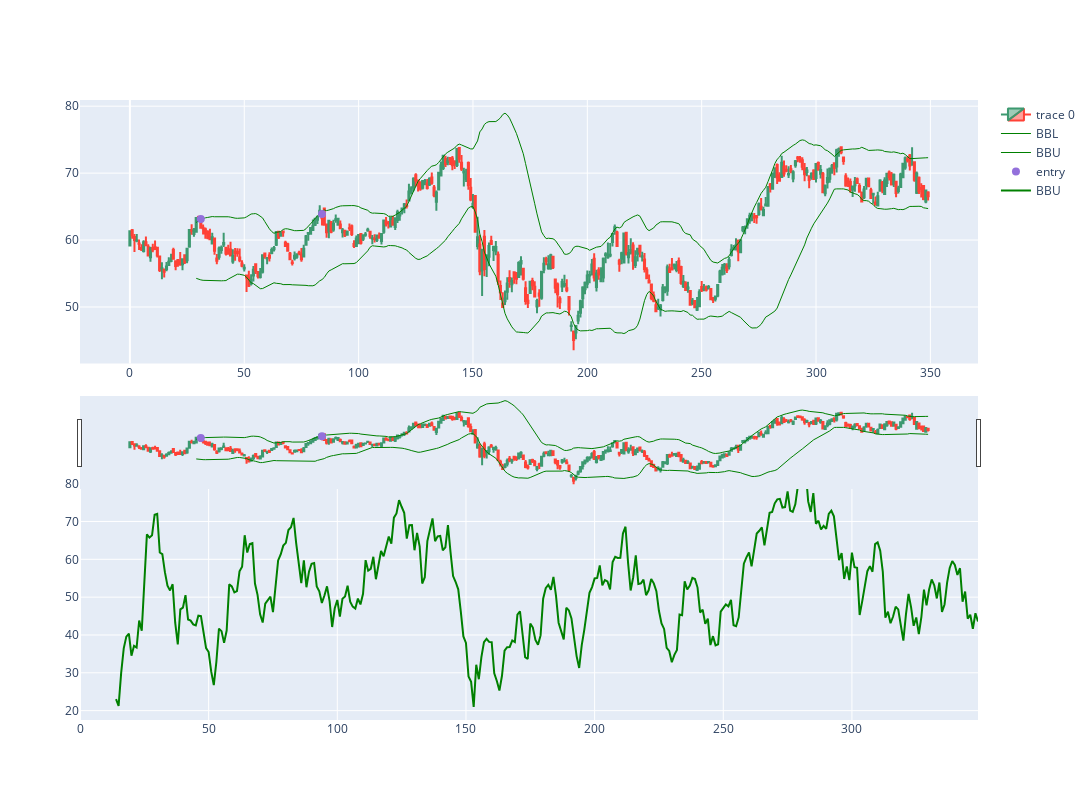

Source (notebook cell):
### Code cell
import plotly.graph_objects as go
from plotly.subplots import make_subplots
from datetime import datetime
st=0
dfpl = df[st:st+350]#.set_index("Gmt time")
# Create a plot with 2 rows
fig = make_subplots(rows=2, cols=1)

# Add candlestick plot on the first row
fig.add_trace(go.Candlestick(x=dfpl.index,
                             open=dfpl['Open'],
                             high=dfpl['High'],
                             low=dfpl['Low'],
                             close=dfpl['Close']),
              row=1, col=1)

# Add Bollinger Bands, EMA lines on the same subplot
fig.add_trace(go.Scatter(x=dfpl.index, y=dfpl['bbl'],
                         line=dict(color='green', width=1),
                         name="BBL"),
              row=1, col=1)
fig.add_trace(go.Scatter(x=dfpl.index, y=dfpl['bbh'],
                         line=dict(color='green', width=1),
                         name="BBU"),
              row=1, col=1)

# Add markers for trade entry points on the same subplot
fig.add_trace(go.Scatter(x=dfpl.index, y=dfpl['pointpos'], mode="markers",
                         marker=dict(size=8, color="MediumPurple"),
                         name="entry"),
              row=1, col=1)

# Add markers for trade entry points on the same subplot
fig.add_trace(go.Scatter(x=dfpl.index, y=dfpl['rsi'], 
                         line=dict(color='green', width=2),
                         name="BBU"),
              row=2, col=1)

fig.update_layout(width=1200, height=800, sliders=[])
fig.show()

### Figure 1 — Plotly figure (JSON) as saved in the notebook; plotly's stock layout.template omitted (floating-point values rounded to 4 significant figures; data arrays with more than 128 entries replaced by an {"elided": "..."} marker saying what was removed)
{"data": [{"close": {"elided": "350 float values"}, "high": {"elided": "350 float values"}, "low": {"elided": "350 float values"}, "open": {"elided": "350 float values"}, "type": "candlestick", "x": {"elided": "350 int values"}, "xaxis": "x", "yaxis": "y"}, {"line": {"color": "green", "width": 1}, "name": "BBL", "type": "scatter", "x": {"elided": "350 int values"}, "xaxis": "x", "y": {"elided": "350 float values"}, "yaxis": "y"}, {"line": {"color": "green", "width": 1}, "name": "BBU", "type": "scatter", "x": {"elided": "350 int values"}, "xaxis": "x", "y": {"elided": "350 float values"}, "yaxis": "y"}, {"marker": {"color": "MediumPurple", "size": 8}, "mode": "markers", "name": "entry", "type": "scatter", "x": {"elided": "350 int values"}, "xaxis": "x", "y": {"elided": "350 float values"}, "yaxis": "y"}, {"line": {"color": "green", "width": 2}, "name": "BBU", "type": "scatter", "x": {"elided": "350 int values"}, "xaxis": "x2", "y": {"elided": "350 float values"}, "yaxis": "y2"}], "layout": {"height": 800, "width": 1200, "xaxis": {"anchor": "y", "domain": [0, 1]}, "xaxis2": {"anchor": "y2", "domain": [0, 1]}, "yaxis": {"anchor": "x", "domain": [0.575, 1]}, "yaxis2": {"anchor": "x2", "domain": [0, 0.425]}}}
